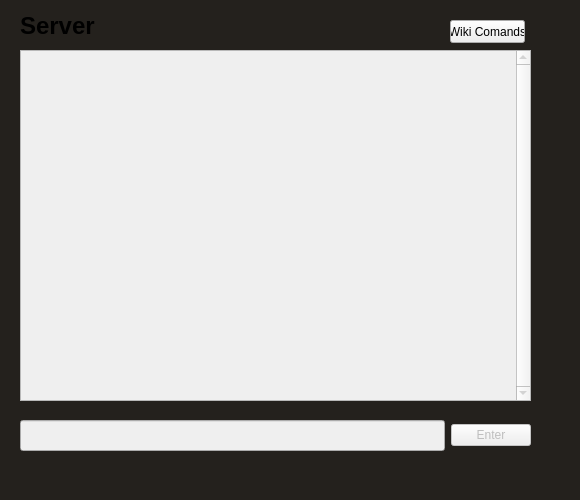
  <widget class="QFrame" name="comandsFrame">
   <property name="geometry">
    <rect>
     <x>160</x>
     <y>110</y>
     <width>580</width>
     <height>500</height>
    </rect>
   </property>
   <property name="styleSheet">
    <string notr="true"/>
   </property>
   <property name="inputMethodHints">
    <set>Qt::ImhNone</set>
   </property>
   <property name="frameShape">
    <enum>QFrame::StyledPanel</enum>
   </property>
   <property name="frameShadow">
    <enum>QFrame::Raised</enum>
   </property>
   <widget class="QWidget" name="horizontalLayoutWidget_5">
    <property name="geometry">
     <rect>
      <x>20</x>
      <y>420</y>
      <width>511</width>
      <height>31</height>
     </rect>
    </property>
    <layout class="QHBoxLayout" name="horizontalLayout_5">
     <item>
      <widget class="QLineEdit" name="lineEdit_Commands">
       <property name="enabled">
        <bool>false</bool>
       </property>
       <property name="font">
        <font>
         <pointsize>14</pointsize>
        </font>
       </property>
      </widget>
     </item>
     <item>
      <widget class="QPushButton" name="pushButton_Commands">
       <property name="enabled">
        <bool>false</bool>
       </property>
       <property name="text">
        <string>Enter</string>
       </property>
      </widget>
     </item>
    </layout>
   </widget>
   <widget class="QLabel" name="label_imageBody_3">
    <property name="geometry">
     <rect>
      <x>0</x>
      <y>0</y>
      <width>580</width>
      <height>500</height>
     </rect>
    </property>
    <property name="styleSheet">
     <string notr="true">background-color: rgb(36, 33, 29);</string>
    </property>
    <property name="text">
     <string/>
    </property>
    <property name="pixmap">
     <pixmap>repository/mapbody.png</pixmap>
    </property>
    <property name="scaledContents">
     <bool>true</bool>
    </property>
   </widget>
   <widget class="QPushButton" name="pushButton_Wiki">
    <property name="geometry">
     <rect>
      <x>450</x>
      <y>20</y>
      <width>75</width>
      <height>23</height>
     </rect>
    </property>
    <property name="text">
     <string>Wiki Comands</string>
    </property>
   </widget>
   <widget class="QTextEdit" name="textEdit_Commands">
    <property name="enabled">
     <bool>false</bool>
    </property>
    <property name="geometry">
     <rect>
      <x>20</x>
      <y>50</y>
      <width>511</width>
      <height>351</height>
     </rect>
    </property>
    <property name="acceptDrops">
     <bool>true</bool>
    </property>
    <property name="inputMethodHints">
     <set>Qt::ImhMultiLine</set>
    </property>
    <property name="verticalScrollBarPolicy">
     <enum>Qt::ScrollBarAlwaysOn</enum>
    </property>
    <property name="horizontalScrollBarPolicy">
     <enum>Qt::ScrollBarAsNeeded</enum>
    </property>
    <property name="undoRedoEnabled">
     <bool>true</bool>
    </property>
    <property name="readOnly">
     <bool>true</bool>
    </property>
    <property name="html">
     <string>&lt;!DOCTYPE HTML PUBLIC &quot;-//W3C//DTD HTML 4.0//EN&quot; &quot;http://www.w3.org/TR/REC-html40/strict.dtd&quot;&gt;
&lt;html&gt;&lt;head&gt;&lt;meta name=&quot;qrichtext&quot; content=&quot;1&quot; /&gt;&lt;style type=&quot;text/css&quot;&gt;
p, li { white-space: pre-wrap; }
&lt;/style&gt;&lt;/head&gt;&lt;body style=&quot; font-family:'MS Shell Dlg 2'; font-size:8.25pt; font-weight:400; font-style:normal;&quot;&gt;
&lt;p style=&quot;-qt-paragraph-type:empty; margin-top:0px; margin-bottom:0px; margin-left:0px; margin-right:0px; -qt-block-indent:0; text-indent:0px;&quot;&gt;&lt;br /&gt;&lt;/p&gt;&lt;/body&gt;&lt;/html&gt;</string>
    </property>
    <property name="overwriteMode">
     <bool>false</bool>
    </property>
    <property name="acceptRichText">
     <bool>true</bool>
    </property>
   </widget>
   <widget class="QLabel" name="label_10">
    <property name="geometry">
     <rect>
      <x>20</x>
      <y>10</y>
      <width>121</width>
      <height>31</height>
     </rect>
    </property>
    <property name="font">
     <font>
      <pointsize>18</pointsize>
      <weight>75</weight>
      <bold>true</bold>
     </font>
    </property>
    <property name="text">
     <string>Server</string>
    </property>
   </widget>
   <zorder>label_imageBody_3</zorder>
   <zorder>horizontalLayoutWidget_5</zorder>
   <zorder>pushButton_Wiki</zorder>
   <zorder>textEdit_Commands</zorder>
   <zorder>label_10</zorder>
  </widget>
